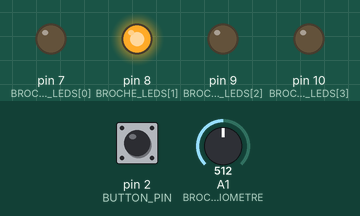
This sketch was run on a simulated Arduino Uno, built with avr-gcc and run on an emulated ATmega328P. Parts: output pins drawn as LEDs (lit = HIGH). The test bench sets the inputs (shaded band); at power-on: A1 (BROCHE_POTENTIOMETRE) = 512, pin 2 (BUTTON_PIN) HIGH. What the sketch prints to the serial monitor is not drawn.

Above: at 1.2 s.
1.3 s: A1 (BROCHE_POTENTIOMETRE) set to 529
At 2.1 s:
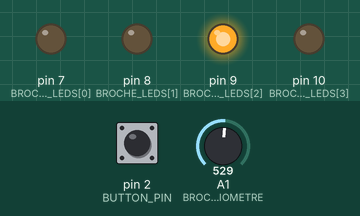
2.8 s: A1 (BROCHE_POTENTIOMETRE) set to 763
4.3 s: A1 (BROCHE_POTENTIOMETRE) set to 793
At 5.5 s:
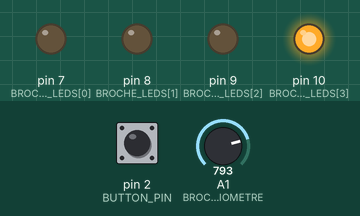
5.8 s: A1 (BROCHE_POTENTIOMETRE) set to 122
At 6.7 s:
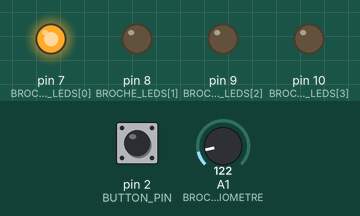
8.9 s: A1 (BROCHE_POTENTIOMETRE) set to 258
10.4 s: A1 (BROCHE_POTENTIOMETRE) set to 281
At 11.4 s:
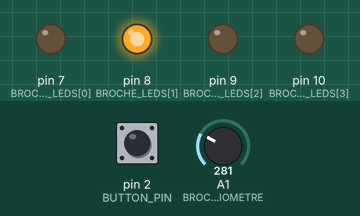
Timing chart, 0 to 12.9 s (numbered marks = the images above; inputs shaded):
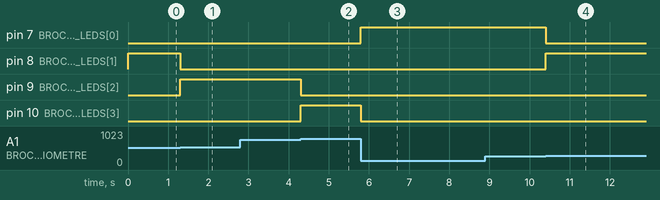

The sketch:

0sx_labo_02.ino
```cpp
// TEMATIO TSAKENG
// DA: 2407822


const int BROCHE_POTENTIOMETRE = A1;
const int BUTTON_PIN = 2;
const int NOMBRE_LEDS = 4;
const int LONGUEUR_BARRE = 20;
const int BROCHE_LEDS[NOMBRE_LEDS] = { 7, 8, 9, 10 };
const int VALEUR_MIN = 0;
const int VALEUR_MAX = 1023;
const int POURCENTAGE_MAX = 100;
const int VALEUR_MAPPEE_MAX = 20;

unsigned long currentTime = 0;
int potentialValue = 0;
int mapValue = 0;


int estClic(unsigned long ct) {
  static unsigned long lastTime = 0;
  static int lastState = HIGH;
  const int rate = 50;
  int clic = 0;

  if (ct - lastTime < rate) {
    return clic;  // Trop rapide
  }

  lastTime = ct;

  int state = digitalRead(BUTTON_PIN);

  if (state == LOW && lastState == HIGH) {
    clic = 1;
  }

  lastState = state;
  return clic;
}


void setup() {
  Serial.begin(9600);
  pinMode(BUTTON_PIN, INPUT_PULLUP);

  for (int i = 0; i < NOMBRE_LEDS; i++) {
    pinMode(BROCHE_LEDS[i], OUTPUT);
  }

  Serial.println("Setup completed");
}


void loop() {
  currentTime = millis();
  allumerLed();
  afficherBarre();
}


void allumerLed() {
  potentialValue = analogRead(BROCHE_POTENTIOMETRE);
  mapValue = map(potentialValue, VALEUR_MIN, VALEUR_MAX, VALEUR_MIN, VALEUR_MAPPEE_MAX);

  int pourcentage = map(potentialValue, VALEUR_MIN, VALEUR_MAX, VALEUR_MIN, POURCENTAGE_MAX);

  int ledActive;

  if (pourcentage <= 25) {
    ledActive = 0;
  } else if (pourcentage > 25 && pourcentage <=50) {
    ledActive = 1;
  } else if (pourcentage > 50 && pourcentage <=75) {
    ledActive = 2;
  } else {
    ledActive = 3;
  }

  for (int i = 0; i < NOMBRE_LEDS; i++) {
    if (i == ledActive) {
      digitalWrite(BROCHE_LEDS[i], HIGH);
    } else {
      digitalWrite(BROCHE_LEDS[i], LOW);
    }
  }
}

void afficherBarre() {
  int pourcentage = map(potentialValue, VALEUR_MIN, VALEUR_MAX, VALEUR_MIN, POURCENTAGE_MAX);

  if (estClic(currentTime)) {
    Serial.print("[");
    for (int i = 0; i < LONGUEUR_BARRE; i++) {
      if (i < mapValue) {
        Serial.print("!");
      } else {
        Serial.print(".");
      }
    }
    Serial.print("] ");
    Serial.print(pourcentage);
    Serial.println("%");
  }
}
```

Measured:
- the behaviour switches between 521 and 522 on A1 (BROCHE_POTENTIOMETRE) (found by bisection; images 0 and 1)
- the behaviour switches between 777 and 778 on A1 (BROCHE_POTENTIOMETRE) (found by bisection; images 1 and 2)
- the behaviour switches between 265 and 266 on A1 (BROCHE_POTENTIOMETRE) (found by bisection; images 3 and 4)
- after the input at 1.3 s, pin 8 (BROCHE_LEDS[1]): HIGH → LOW at once; pin 9 (BROCHE_LEDS[2]): LOW → HIGH at once
- after the input at 2.8 s, every drawn part: stays the same
- after the input at 4.3 s, pin 9 (BROCHE_LEDS[2]): HIGH → LOW at once; pin 10 (BROCHE_LEDS[3]): LOW → HIGH at once
- after the input at 5.8 s, pin 7 (BROCHE_LEDS[0]): LOW → HIGH at once; pin 10 (BROCHE_LEDS[3]): HIGH → LOW at once
- after the input at 8.9 s, every drawn part: stays the same
- after the input at 10.4 s, pin 7 (BROCHE_LEDS[0]): HIGH → LOW at once; pin 8 (BROCHE_LEDS[1]): LOW → HIGH at once
